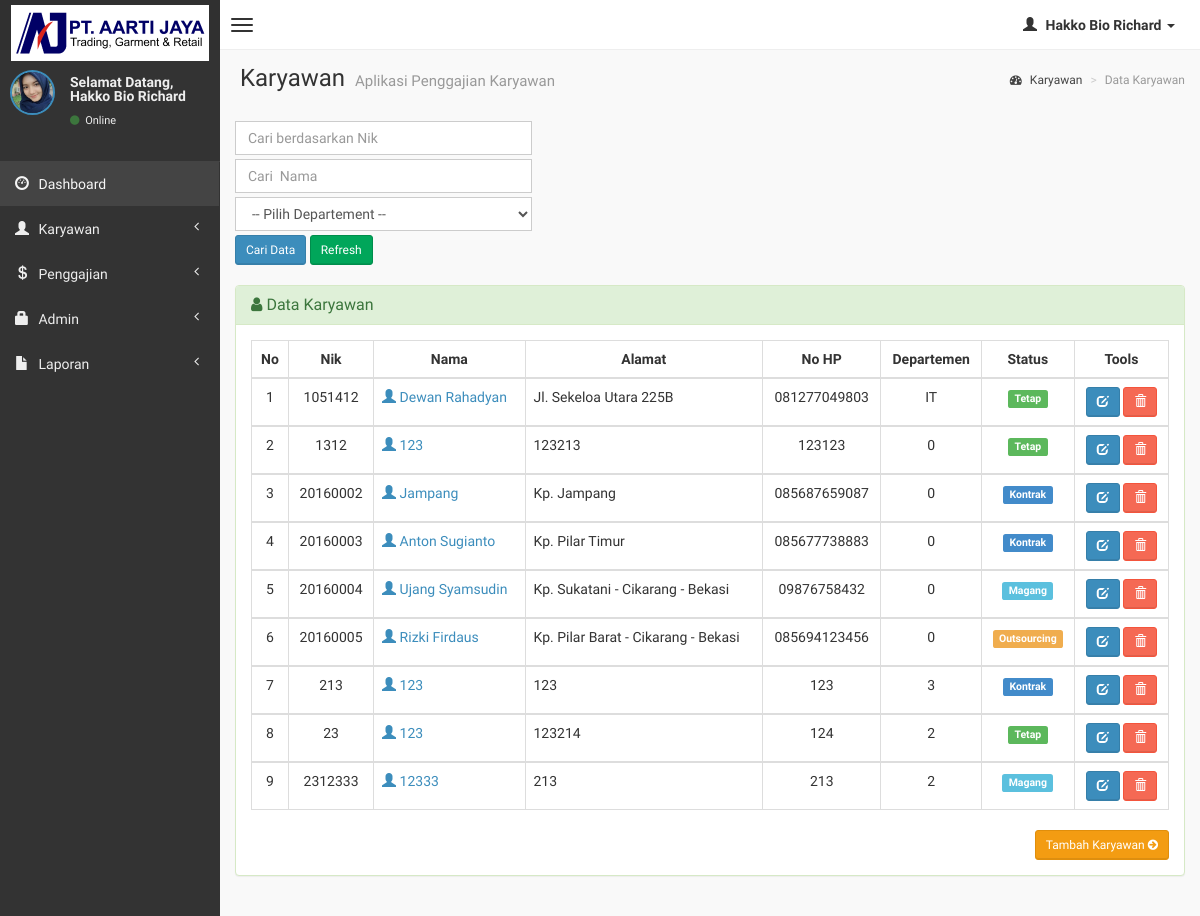
/admin/karyawan.php (signed in), run on the app's committed database.
### tables this page shows
CREATE TABLE `karyawan` (
  `nik` varchar(10) NOT NULL,
  `departemen` varchar(20) NOT NULL,
  `nama` varchar(50) NOT NULL,
  `alamat` varchar(150) NOT NULL,
  `gender` tinyint(1) NOT NULL,
  `no_hp` varchar(15) NOT NULL,
  `status` enum('tetap','kontrak','magang','outsource') NOT NULL,
  `gaji_pokok` int(225) NOT NULL,
  `tunjangan` int(225) NOT NULL
);

### admin/karyawan.php (the view, shortened to what this page needs)
<?php
if (empty($_SESSION['username'])){
	header('location:../index.php');
} else {
?>
<!DOCTYPE html>
<html>
    <head>
        <link href="../dist/css/bootstrap.css" rel="stylesheet" type="text/css" />
        <link href="//cdnjs.cloudflare.com/ajax/libs/font-awesome/4.1.0/css/font-awesome.min.css" rel="stylesheet" type="text/css" />
        <link href="//code.ionicframework.com/ionicons/1.5.2/css/ionicons.min.css" rel="stylesheet" type="text/css" />
        <link href="../css/morris/morris.css" rel="stylesheet" type="text/css" />
        <link href="../css/jvectormap/jquery-jvectormap-1.2.2.css" rel="stylesheet" type="text/css" />
        <link href="../css/datepicker/datepicker3.css" rel="stylesheet" type="text/css" />
        <link href="../css/daterangepicker/daterangepicker-bs3.css" rel="stylesheet" type="text/css" />
        <link href="../css/bootstrap-wysihtml5/bootstrap3-wysihtml5.min.css" rel="stylesheet" type="text/css" />
        <link href="../css/AdminLTE.css" rel="stylesheet" type="text/css" />
        <link rel="stylesheet" href="datatables/dataTables.bootstrap.css"/>
    </head>
    <body class="skin-black">
                                <?php include "header.php";
?>
<?php } ?>
                        </li>
                    </ul>
                </div>
            </nav>
        </header>
        <div class="wrapper row-offcanvas row-offcanvas-left">
            <?php include "sidebar.php"; ?>
            <aside class="right-side">
                <section class="content-header">
                    <h1>
                        Karyawan
                        <small>Aplikasi Penggajian Karyawan</small>
                    </h1>
                    <ol class="breadcrumb">
                        <li><a href="#"><i class="fa fa-dashboard"></i> Karyawan</a></li>
                        <li class="active">Data Karyawan</li>
                    </ol>
                </section>
                <section class="content">
                    <div class="row">
              <div class="col-lg-4">
              <form action='karyawan.php' method="POST">
	       <input type='text' class="form-control" style="margin-bottom: 4px;" name='qNik' placeholder='Cari berdasarkan Nik '  />
           <input type='text' class="form-control" style="margin-bottom: 4px;" name='qNama' placeholder='Cari  Nama '  />
           <select name="qDepartemen" class="form-control" style="margin-bottom: 4px;">
              <option value=""> -- Pilih Departement -- </option>
            </select>
            <input type='submit' value='Cari Data' class="btn btn-sm btn-primary" /> <a href='karyawan.php' class="btn btn-sm btn-success" >
           Refresh</i></a>
          	</div>
              </div>
                    <br />
                    <div class="row">
                        <div class="col-lg-12">
                    <div class="panel panel-success">
                        <div class="panel-heading">
                        <h3 class="panel-title"><i class="fa fa-user"></i> Data Karyawan </h3>
                        </div>
                        <div class="panel-body">
                    <?php
                   $cariNIK=NULL;
                   $cariNama=NULL;
                   $cariDepartemen=NULL;
                   $whereis=NULL;
                     $query1="select * from karyawan ".$whereis."  ".$cariNIK."  ".$cariNama." ".$cariDepartemen;
                    $tampil=mysqli_query($koneksi, $query1) or die(mysqli_error());
                    ?>
                  <table id="example" class="table table-hover table-bordered">
                  <thead>
                      <tr>
                        <th><center>No </center></th>
                        <th><center>Nik </i></center></th>
                        <th><center>Nama </center></th>
                        <th><center>Alamat </center></th>
                        <th><center>No HP </center></th>
                        <th><center>Departemen </center></th>
                        <th><center>Status </center></th>
                        <th><center>Tools</center></th>
                      </tr>
                  </thead>
                     <?php
                     $no=0;
                     while($data=mysqli_fetch_array($tampil))
                    { $no++; ?>
                    <tbody>
                    <tr>
                    <td><center><?php echo $no; ?></center></td>
                    <td><center><?php echo $data['nik'];?></center></td>
                    <td><a href="detail-karyawan.php?hal=edit&kd=<?php echo $data['nik'];?>"><span class="glyphicon glyphicon-user"></span> <?php echo $data['nama'];?></td>
                    <td><?php echo $data['alamat']; ?></td>
                    <td><center><?php echo $data['no_hp']; ?></center></td>
                    <td><center><?php echo $data['departemen']; ?></center></td>
                    <td><center><?php
                            if($data['status'] == 'tetap'){
								echo '<span class="label label-success">Tetap</span>';
							}
                            else if ($data['status'] == 'kontrak' ){
								echo '<span class="label label-primary">Kontrak</span>';
							}
                            else if ($data['status'] == 'magang' ){
								echo '<span class="label label-info">Magang</span>';
							}
                            else if ($data['status'] == 'outsource' ){
								echo '<span class="label label-warning">Outsourcing</span>';
							}
                    ?></center></td>
                    <td><center><div id="thanks"><a class="btn btn-sm btn-primary" data-placement="bottom" data-toggle="tooltip" title="Edit Karyawan" href="edit-karyawan.php?hal=edit&kd=<?php echo $data['nik'];?>"><span class="glyphicon glyphicon-edit"></span></a>
                    <a onclick="return confirm ('Yakin hapus <?php echo $data['nama'];?>.?');" class="btn btn-sm btn-danger tooltips" data-placement="bottom" data-toggle="tooltip" title="Hapus Karyawan" href="karyawan.php?hal=hapus&kd=<?php echo $data['nik'];?>"><span class="glyphicon glyphicon-trash"></a></center></td></tr></div>
                 <?php
              }
              ?>
                   </tbody>
                <div class="text-right">
                  <a href="input-karyawan.php" class="btn btn-sm btn-warning">Tambah Karyawan <i class="fa fa-arrow-circle-right"></i></a>
                </div>
    </body>
</html>

### data on the page
karyawan: nik "1051412", nama "Dewan Rahadyan", alamat "Jl. Sekeloa Utara 225B", no_hp "081277049803", departemen "IT", status "Tetap"
karyawan: nik "1312", nama "123", alamat "123213", no_hp "123123", departemen "0", status "Tetap"
karyawan: nik "20160002", nama "Jampang", alamat "Kp. Jampang", no_hp "085687659087", departemen "0", status "Kontrak"
karyawan: nik "20160003", nama "Anton Sugianto", alamat "Kp. Pilar Timur", no_hp "085677738883", departemen "0", status "Kontrak"
karyawan: nik "20160004", nama "Ujang Syamsudin", alamat "Kp. Sukatani - Cikarang - Bekasi", no_hp "09876758432", departemen "0", status "Magang"
karyawan: nik "20160005", nama "Rizki Firdaus", alamat "Kp. Pilar Barat - Cikarang - Bekasi", no_hp "085694123456", departemen "0", status "Outsourcing"
karyawan: nik "213", nama "123", alamat "123", no_hp "123", departemen "3", status "Kontrak"
karyawan: nik "23", nama "123", alamat "123214", no_hp "124", departemen "2", status "Tetap"
karyawan: nik "2312333", nama "12333", alamat "213", no_hp "213", departemen "2", status "Magang"

### other printed values
$_SESSION['fullname'] "Hakko Bio Richard"
